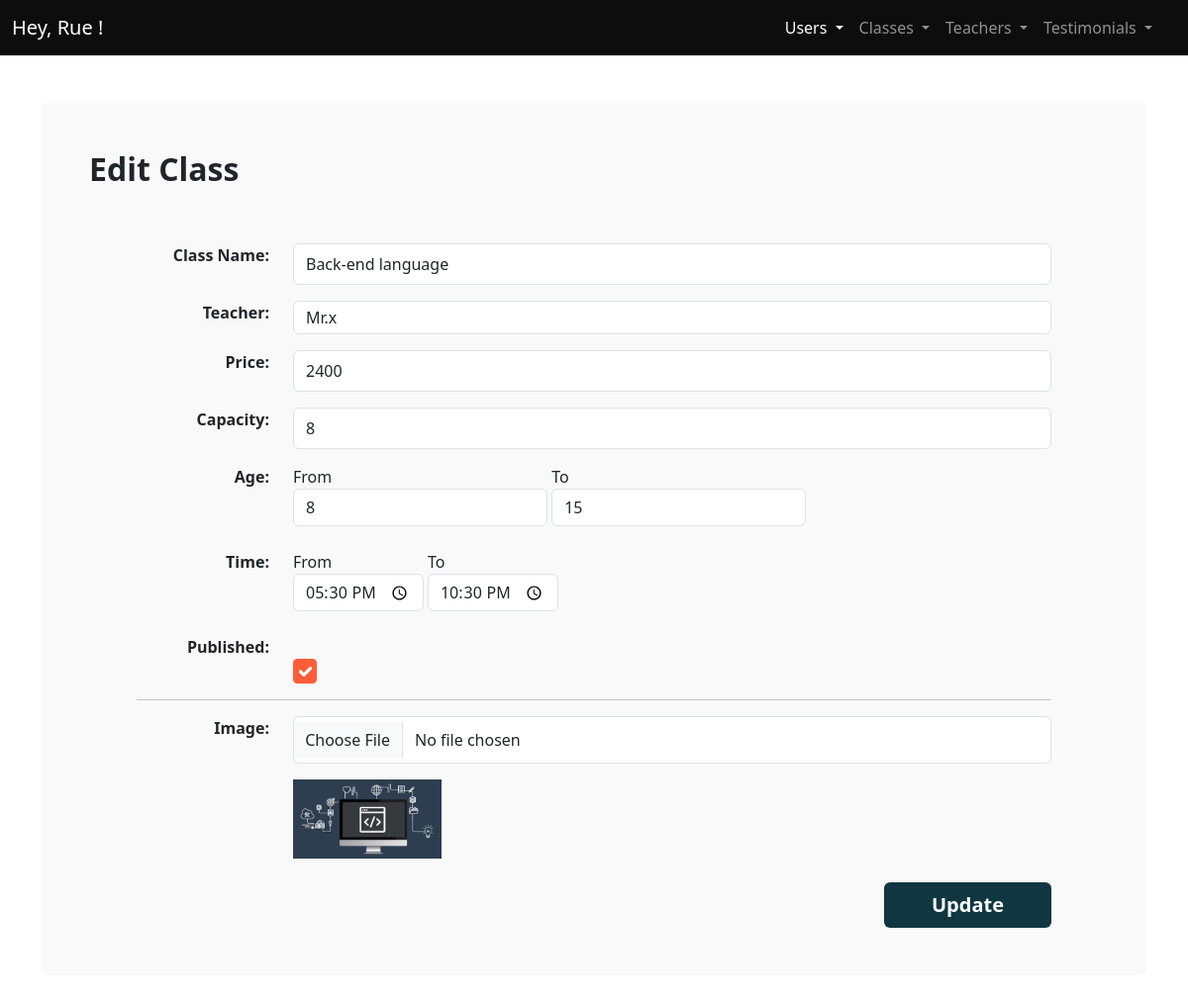
Screenshot of /admin/Updateclass.php?id=1 (signed in) with the database file from the repository.
### tables this page shows
CREATE TABLE `classes` (
  `id` int(11) NOT NULL,
  `regDate` timestamp NOT NULL DEFAULT current_timestamp(),
  `name` varchar(100) NOT NULL,
  `price` float NOT NULL,
  `capacity` int(4) NOT NULL,
  `begAge` int(2) NOT NULL,
  `endAge` int(2) NOT NULL,
  `begTime` time NOT NULL,
  `endTime` time NOT NULL,
  `pub` tinyint(1) NOT NULL,
  `image` varchar(150) NOT NULL,
  `idtea` int(11) NOT NULL
);

CREATE TABLE `teachers` (
  `idtea` int(11) NOT NULL,
  `regDate` timestamp NOT NULL DEFAULT current_timestamp(),
  `fullname` varchar(100) NOT NULL,
  `Jobtitle` varchar(300) NOT NULL,
  `image` varchar(150) NOT NULL,
  `pub` tinytext NOT NULL COMMENT '0 blocked; 1 active'
);

### admin/Updateclass.php (the view, shortened to what this page needs)
<?php
require_once "includes/conn.php";
if (isset($_GET['id'])) {
    try {
        $sql = "SELECT * FROM `classes` WHERE id = ?;";
        $stmt = $conn->prepare($sql);
        $id = $_GET['id'];
        $stmt->execute([$id]);
        $class = $stmt->fetch();
    } catch (PDOException $e) {
        $error = "Connection failed: " . $e->getMessage();
    }
} else {
    header('Location: ./classes.php');
    die();
}
$sqltea = "SELECT * FROM teachers";
$stmttea = $conn->prepare($sqltea);
$stmttea->execute();
$teachers = $stmttea->fetchAll();
?>
<!DOCTYPE html>
<html lang="en">
  <head>
    <link rel="stylesheet" href="css/main.min.css" />
    <link rel="stylesheet" href="css/styles.css" />
  </head>
  <body>
    <main>
      <?php
require_once "includes/NAVbar.php";
?>
      <div class="container my-5">
        <div class="bg-light p-5 rounded">
          <h2 class="fw-bold fs-2 mb-5 pb-2">Edit Class</h2>
	      <form action="" method="POST" class="px-md-5" enctype="multipart/form-data">
            <div class="form-group mb-3 row">
              <label for="" class="form-label col-md-2 fw-bold text-md-end"
                >Class Name:</label
              >
              <div class="col-md-10">
                <input
                  type="text"
                  placeholder="e.g. Art & Design"
                  class="form-control py-2"
                  name="name"
                  value="<?php echo $class['name'] ?>"
                />
              </div>
            </div>
            <div class="form-group mb-3 row">
              <label for="" class="form-label col-md-2 fw-bold text-md-end"
                >Teacher:</label
              >
              <div class="col-md-10">
                <select id="" class="form-control py-1" name="idtea">
                  <?php
foreach ($teachers as $tea) {
    ?>
              <option value="<?php echo $tea['idtea'] ?>" <?php echo ($tea['idtea'] == $class['idtea']) ? "selected" : ""; ?>><?php echo $tea["fullname"] ?></option>
			  <?php
}
?>
                </select>
              </div>
            </div>
            <div class="form-group mb-3 row">
              <label for="" class="form-label col-md-2 fw-bold text-md-end"
                >Price:</label
              >
              <div class="col-md-10">
                <input
                  type="number"
                  step="0.1"
                  placeholder="Enter price"
                  class="form-control py-2"
                  name="price"
                  value="<?php echo $class['price'] ?>"
                />
              </div>
            </div>
            <div class="form-group mb-3 row">
              <label for="" class="form-label col-md-2 fw-bold text-md-end"
                >Capacity:</label
              >
              <div class="col-md-10">
                <input
                  type="number"
                  step="1"
                  placeholder="Enter catpacity"
                  class="form-control py-2"
                  name="capacity"
                  value="<?php echo $class['capacity'] ?>"
                />
              </div>
            </div>
            <div class="form-group mb-3 row">
              <label for="" class="form-label col-md-2 fw-bold text-md-end"
                >Age:</label
              >
              <div class="col-md-10">
                <label for="" class="form-label">From <input type="number" class="form-control" name="begAge" value="<?php echo $class['begAge'] ?>"></label>
                <label for="" class="form-label">To <input type="number" class="form-control" name="endAge" value="<?php echo $class['endAge'] ?>"></label>
              </div>
            </div>
            <div class="form-group mb-3 row">
              <label for="" class="form-label col-md-2 fw-bold text-md-end"
                >Time:</label
              >
              <div class="col-md-10">
                <label for="" class="form-label">From <input type="time" class="form-control" name="begTime" value="<?php echo $class['begTime'] ?>"></label>
                <label for="" class="form-label">To <input type="time" class="form-control" name="endTime" value="<?php echo $class['endTime'] ?>"></label>
              </div>
            </div>
            <div class="form-group mb-3 row">
              <label for="" class="form-label col-md-2 fw-bold text-md-end"
                >Published:</label
              >
              <div class="col-md-10">
                <input
                  type="checkbox"
                  class="form-check-input   btn mt-4 btn-secondary" <?php echo ($class['pub'] === 1) ? "checked" : " "; ?>
                  style="padding: 0.7rem;"
                  name="pub"
                  value="<?php echo $class['pub'] ?>"
                />
              </div>
            </div>
            <hr>
            <div class="form-group mb-3 row">
              <label for="" class="form-label col-md-2 fw-bold text-md-end"
                >Image:</label
              >
              <div class="col-md-10">
                <input
                  type="file"
                  class="form-control"
                  style="padding: 0.7rem;"
                  name="image"
                  value="<?php echo $class['image'] ?>"
                />
              </div>
            </div>
            <div class="row justify-content-end">
              <div class="col-md-10">
                <img
                  src="../img/<?php echo $class['image'] ?>"
                  alt="class-image"
                  style="max-width: 150px"
                />
              </div>
            </div>
            <div class="text-md-end">
            <button
              class="btn mt-4 btn-secondary text-white fs-5 fw-bold border-0 py-2 px-md-5"
            >
            Update
            </button>
          </div>
          </form>
        </div>
      </div>
    </main>
  </body>
</html>

### rows the page displays
classes: name "Back-end language", idtea "Mr.x", price "2400", capacity "8", begAge "8", endAge "15", begTime "17:30:00", endTime "22:30:00", pub "☑", image (picture)
